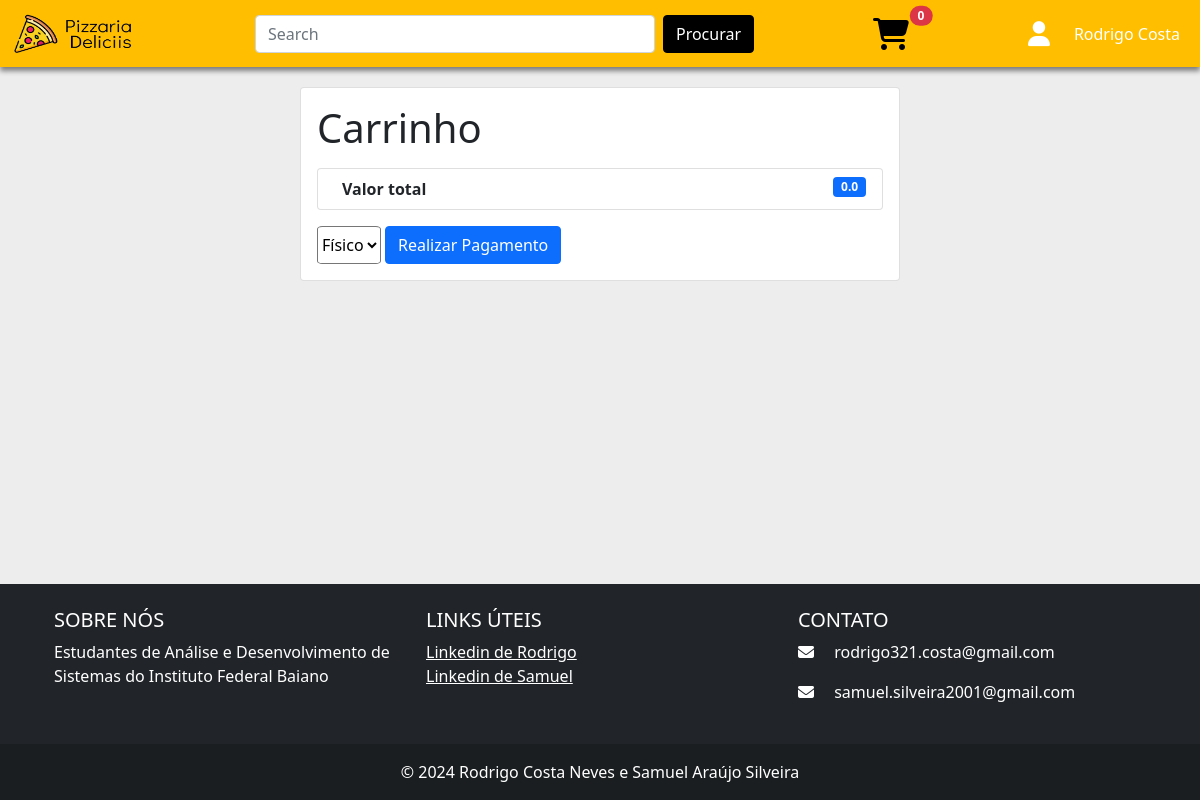
Screenshot of /carrinho/abrirCarrinho/12/ with the database file from the repository.
### carrinho/models.py (models this page shows, shortened)
class Carrinho(models.Model):
    valorTotal = models.FloatField(default=0)
    quantidadeTotal = models.IntegerField(default=0)
    usuario = models.OneToOneField(
        CustomUser,
        on_delete=models.CASCADE,
        primary_key=True,
    )

### usuario/models.py (models this page shows, shortened)
class CustomUser(AbstractUser):
    TIPO_CHOICES = (
        ('A', 'Administrador'),
        ('B', 'Usuário'),
    )
    nome = models.CharField(max_length=100, blank=True)
    cpf = models.CharField(max_length=14, blank=True, unique=True)
    telefone = models.CharField(max_length=20, blank=True, unique=True)
    tipo = models.CharField(max_length=1, choices=TIPO_CHOICES, default='B')

### carrinho/views.py (the view)
# urls.py: path("abrirCarrinho/<int:user_id>/", views.abrirCarrinho, name="abrirCarrinho"),
def abrirCarrinho(request, user_id):
    carrinho = Carrinho.objects.get(usuario_id=user_id)
    user = CustomUser.objects.get(pk=user_id)
    if ItemDeCarrinho.objects.filter(carrinho_id=user_id).exists():
        itensDeCarrinho = ItemDeCarrinho.objects.filter(carrinho_id=user_id)
        template = loader.get_template("carrinho.html")
        context = { 'itensDeCarrinho': itensDeCarrinho, 'user': user, 'carrinho':carrinho}
    else:
        template = loader.get_template("carrinho.html")
        context = {'user': user, 'carrinho':carrinho}
    return HttpResponse(template.render(context,request))

### carrinho/templates/carrinho.html (shortened to what this page needs)
{% load static %}
<!DOCTYPE html>
<html lang="en">
<head>
    <link href="https://cdn.jsdelivr.net/npm/bootstrap@5.0.2/dist/css/bootstrap.min.css" rel="stylesheet">
    <link rel="stylesheet" href="{%static 'css/carrinho.css' %}">
</head>
<body style="background-color: #EDEDED;">
    <nav class="navbar navbar-expand-lg" id="nav" style="background-color: #FFBF00">
        <div class="container-fluid">
          <a class="navbar-brand" href="#" style="color: white">
            <img src="{%static 'img/Pizzaria(1).png' %}" alt="" width="120" height="40" class="d-inline-block align-text-top">
          </a>
          <div class="collapse navbar-collapse" id="navbarNav">
            <div class="mx-auto">
              <form class="d-flex" id="form">
                <input class="form-control me-2" id="form2" type="search" placeholder="Search" aria-label="Search" style="width: 400px;">
                <button class="btn btn-outline-success" id="botao" type="submit">Procurar</button>
              </form>
            </div>
            <div id="cart">
              <button type="button" class="btn btn-primary position-relative" style="background-color: #FFBF00; border: none;">
                <i id="car" class="fa-solid fa-cart-shopping fa-2xl" style="margin-top: 10px; color: black;"></i>
                <span class="position-absolute top-0 start-100 translate-middle badge rounded-pill bg-danger">
                  {{carrinho.quantidadeTotal}}
                </span>
              </button>
            </div>
            <ul class="navbar-nav ms-auto">
                <li class="nav-item" id="logo">
                    <a class="navbar-brand" href="#">
                        <i class="fa-solid fa-user fa-lg" style="color: white; margin-top: 20px;"></i>
                    </a>
                </li>
              <li class="nav-item">
                <a class="nav-link active" aria-current="page" href="#" style="color: white">{{user.nome}}</a>
              </li>
            </ul>
          </div>
        </div>
      </nav>
      <div class=".container" style="align-items: center; justify-content: center; display: flex; margin-top: 20px; margin-bottom: 20px;">
        <div class="card" style="width: 50%;">
            <div class="card-body">
              <h1 class="card-title">Carrinho</h1>
              <p class="card-text">
                <ol class="list-group">
                    <li class="list-group-item d-flex justify-content-between align-items-start">
                      <div class="ms-2 me-auto">
                        <div class="fw-bold">Valor total</div>
                      </div>
                      <span class="badge bg-primary">{{carrinho.valorTotal}}</span>
                    </li>
                  </ol>
              </p>
              <form method="post" action="{% url 'pagamento' %}" style="display: flex; flex-direction: row;align-items: center;">
                    <select name="tipopagamento" id="" style="background-color: rgb(255, 255, 255); border-radius: 8%; height: 38px; margin-right: 4px; cursor: pointer;">
                      <option value="fisico">Físico</option>
                    </select>
                    <input class="btn btn-primary" type="submit" value="Realizar Pagamento">
              </form>
            </div>
          </div>
      </div>
      <footer class="bg-dark text-white text-center text-lg-start">
        <div class="container p-4">
            <div class="row">
                <div class="col-lg-4 col-md-6 mb-4 mb-md-0">
                    <h5 class="text-uppercase">Sobre nós</h5>
                    <p>
                        Estudantes de Análise e Desenvolvimento de Sistemas do Instituto Federal Baiano
                    </p>
                </div>
                <div class="col-lg-4 col-md-6 mb-4 mb-md-0">
                    <h5 class="text-uppercase">Links úteis</h5>
                    <ul class="list-unstyled mb-0">
                        <li>
                            <a href="https://www.linkedin.com/in/rodrigo-costa-411038255/" target="_blank" class="text-white">Linkedin de Rodrigo</a>
                        </li>
                        <li>
                            <a href="https://www.linkedin.com/in/samuel-ara%C3%BAjo-silveira-b205711a4/" target="_blank" class="text-white">Linkedin de Samuel</a>
                        </li>
                    </ul>
                </div>
                <div class="col-lg-4 col-md-12 mb-4 mb-md-0">
                    <h5 class="text-uppercase">Contato</h5>
                    <ul class="list-unstyled">
                        <li>
                            <p>
                              <i class="fas fa-envelope me-3"></i> rodrigo321.costa@gmail.com
                            </p>
                        </li>
                        <li>
                            <p>
                                <i class="fas fa-envelope me-3"></i> samuel.silveira2001@gmail.com
                            </p>
                        </li>
                    </ul>
                </div>
            </div>
        </div>
        <div class="text-center p-3" style="background-color: rgba(0, 0, 0, 0.2);">
            © 2024 Rodrigo Costa Neves e Samuel Araújo Silveira
        </div>
    </footer>
</body>
</html>

### pizza/static/css/carrinho.css (style rules this page uses)
#botao { background-color: black; color: white; border-color: black }
html { height:100%; }
body { min-height:100%; margin:0; }
footer { height: 50px; background: PapayaWhip; }
body { display: table; width: 100%; }
body > footer { display: table-row; }
#nav { -webkit-box-shadow: 0px 4px 5px 0px rgba(0,0,0,0.47); -moz-box-shadow: 0px 4px 5px 0px rgba(0,0,0,0.47); box-shadow: 0px 4px 5px 0px rgba(0,0,0,0.47); }

### rows the page displays
Carrinho: quantidadeTotal "0", valorTotal "0.0"
CustomUser: nome "Rodrigo Costa"
